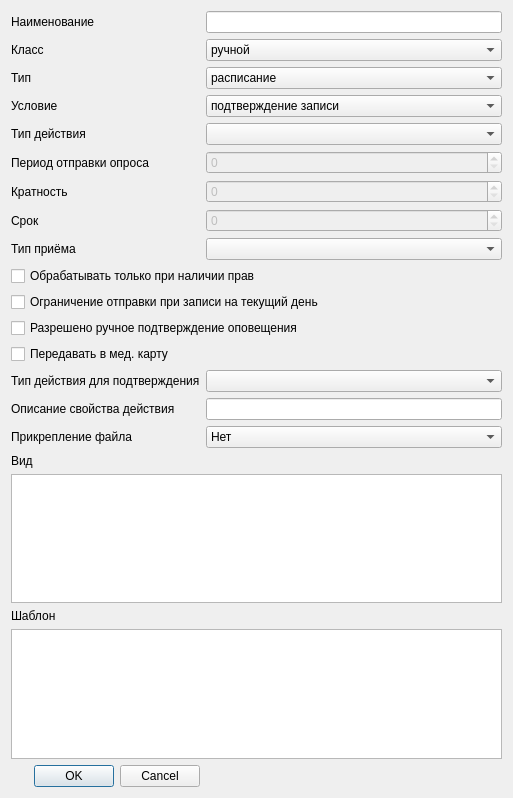
<?xml version="1.0" encoding="UTF-8"?>
<ui version="4.0">
 <class>NotificationRuleEditorDialog</class>
 <widget class="QDialog" name="NotificationRuleEditorDialog">
  <property name="geometry">
   <rect>
    <x>0</x>
    <y>0</y>
    <width>513</width>
    <height>798</height>
   </rect>
  </property>
  <property name="windowTitle">
   <string>Правило оповещения</string>
  </property>
  <property name="sizeGripEnabled">
   <bool>false</bool>
  </property>
  <layout class="QGridLayout" name="gridLayout">
   <item row="1" column="0" colspan="2">
    <widget class="QLabel" name="lblClass">
     <property name="text">
      <string>Класс</string>
     </property>
    </widget>
   </item>
   <item row="2" column="2">
    <widget class="QComboBox" name="cmbType">
     <item>
      <property name="text">
       <string>расписание</string>
      </property>
     </item>
     <item>
      <property name="text">
       <string>картотека</string>
      </property>
     </item>
     <item>
      <property name="text">
       <string>действие</string>
      </property>
     </item>
    </widget>
   </item>
   <item row="6" column="0" colspan="2">
    <widget class="QLabel" name="lblMultiplicity">
     <property name="text">
      <string>Кратность</string>
     </property>
    </widget>
   </item>
   <item row="6" column="2">
    <widget class="QSpinBox" name="edtMultiplicity">
     <property name="enabled">
      <bool>false</bool>
     </property>
    </widget>
   </item>
   <item row="4" column="2">
    <widget class="CRBComboBox" name="cmbActionType">
     <property name="whatsThis">
      <string>результат осмотра</string>
     </property>
    </widget>
   </item>
   <item row="2" column="0" colspan="2">
    <widget class="QLabel" name="lblType">
     <property name="text">
      <string>Тип</string>
     </property>
    </widget>
   </item>
   <item row="7" column="0" colspan="2">
    <widget class="QLabel" name="lblTerm">
     <property name="text">
      <string>Срок</string>
     </property>
    </widget>
   </item>
   <item row="1" column="2">
    <widget class="QComboBox" name="cmbClass">
     <item>
      <property name="text">
       <string>ручной</string>
      </property>
     </item>
     <item>
      <property name="text">
       <string>автоматический</string>
      </property>
     </item>
    </widget>
   </item>
   <item row="3" column="2">
    <widget class="QComboBox" name="cmbCondition">
     <item>
      <property name="text">
       <string>подтверждение записи</string>
      </property>
     </item>
     <item>
      <property name="text">
       <string>напоминание</string>
      </property>
     </item>
     <item>
      <property name="text">
       <string>отмена записи</string>
      </property>
     </item>
     <item>
      <property name="text">
       <string>опрос</string>
      </property>
     </item>
     <item>
      <property name="text">
       <string>отправка результата</string>
      </property>
     </item>
    </widget>
   </item>
   <item row="4" column="0" colspan="2">
    <widget class="QLabel" name="lblActionType">
     <property name="text">
      <string>Тип действия</string>
     </property>
    </widget>
   </item>
   <item row="19" column="0" colspan="2">
    <widget class="QLabel" name="lblTemplate">
     <property name="text">
      <string>Шаблон</string>
     </property>
    </widget>
   </item>
   <item row="7" column="2">
    <widget class="QSpinBox" name="edtTerm">
     <property name="enabled">
      <bool>false</bool>
     </property>
    </widget>
   </item>
   <item row="8" column="2">
    <widget class="QComboBox" name="cmbAppointmentType"/>
   </item>
   <item row="9" column="0" colspan="3">
    <widget class="QCheckBox" name="chkIsRestricted">
     <property name="text">
      <string>Обрабатывать только при наличии прав</string>
     </property>
    </widget>
   </item>
   <item row="16" column="0" colspan="2">
    <widget class="QLabel" name="lblAttachedFile">
     <property name="text">
      <string>Прикрепление файла</string>
     </property>
    </widget>
   </item>
   <item row="16" column="2">
    <widget class="QComboBox" name="cmbAttachedFile">
     <item>
      <property name="text">
       <string>Нет</string>
      </property>
     </item>
     <item>
      <property name="text">
       <string>Да</string>
      </property>
     </item>
    </widget>
   </item>
   <item row="8" column="0" colspan="2">
    <widget class="QLabel" name="lblAppointmentType">
     <property name="text">
      <string>Тип приёма</string>
     </property>
    </widget>
   </item>
   <item row="17" column="0" colspan="2">
    <widget class="QLabel" name="lblKind">
     <property name="text">
      <string>Вид</string>
     </property>
    </widget>
   </item>
   <item row="18" column="0" colspan="3">
    <widget class="CInDocTableView" name="tblNotificationKind"/>
   </item>
   <item row="20" column="0" colspan="3">
    <widget class="QTextEdit" name="edtTemplate"/>
   </item>
   <item row="21" column="0" colspan="2">
    <widget class="QDialogButtonBox" name="buttonBox">
     <property name="standardButtons">
      <set>QDialogButtonBox::Cancel|QDialogButtonBox::Ok</set>
     </property>
    </widget>
   </item>
   <item row="22" column="0" colspan="2">
    <spacer>
     <property name="orientation">
      <enum>Qt::Vertical</enum>
     </property>
     <property name="sizeHint" stdset="0">
      <size>
       <width>103</width>
       <height>16</height>
      </size>
     </property>
    </spacer>
   </item>
   <item row="0" column="2">
    <widget class="QLineEdit" name="edtName"/>
   </item>
   <item row="14" column="0" colspan="2">
    <widget class="QLabel" name="lblReceivingActionType">
     <property name="text">
      <string>Тип действия для подтверждения</string>
     </property>
    </widget>
   </item>
   <item row="0" column="0" colspan="2">
    <widget class="QLabel" name="lblName">
     <property name="text">
      <string>Наименование</string>
     </property>
    </widget>
   </item>
   <item row="3" column="0" colspan="2">
    <widget class="QLabel" name="lblCondition">
     <property name="text">
      <string>Условие</string>
     </property>
    </widget>
   </item>
   <item row="5" column="0" colspan="2">
    <widget class="QLabel" name="lblExpiration">
     <property name="text">
      <string>Период отправки опроса</string>
     </property>
    </widget>
   </item>
   <item row="5" column="2">
    <widget class="QSpinBox" name="edtExpiration">
     <property name="enabled">
      <bool>false</bool>
     </property>
    </widget>
   </item>
   <item row="10" column="0" colspan="3">
    <widget class="QCheckBox" name="chkIgnoreToday">
     <property name="text">
      <string>Ограничение отправки при записи на текущий день</string>
     </property>
    </widget>
   </item>
   <item row="11" column="0" colspan="3">
    <widget class="QCheckBox" name="chkAllowConfirm">
     <property name="text">
      <string>Разрешено ручное подтверждение оповещения</string>
     </property>
    </widget>
   </item>
   <item row="12" column="0" rowspan="2" colspan="2">
    <widget class="QCheckBox" name="chkTransferred">
     <property name="text">
      <string>Передавать в мед. карту</string>
     </property>
    </widget>
   </item>
   <item row="14" column="2">
    <widget class="CActionTypeComboBox" name="cmbReceivingActionType"/>
   </item>
   <item row="15" column="0" colspan="2">
    <widget class="QLabel" name="lblObsDescr">
     <property name="text">
      <string>Описание свойства действия</string>
     </property>
    </widget>
   </item>
   <item row="15" column="2">
    <widget class="QLineEdit" name="edtObsDescr"/>
   </item>
  </layout>
 </widget>
 <customwidgets>
  <customwidget>
   <class>CInDocTableView</class>
   <extends>QTableView</extends>
   <header>library/InDocTable.h</header>
  </customwidget>
  <customwidget>
   <class>CRBComboBox</class>
   <extends>QComboBox</extends>
   <header>library/crbcombobox.h</header>
  </customwidget>
  <customwidget>
   <class>CActionTypeComboBox</class>
   <extends>QComboBox</extends>
   <header>Events/ActionTypeComboBox.h</header>
  </customwidget>
 </customwidgets>
 <resources/>
 <connections>
  <connection>
   <sender>buttonBox</sender>
   <signal>accepted()</signal>
   <receiver>NotificationRuleEditorDialog</receiver>
   <slot>accept()</slot>
   <hints>
    <hint type="sourcelabel">
     <x>144</x>
     <y>89</y>
    </hint>
    <hint type="destinationlabel">
     <x>144</x>
     <y>52</y>
    </hint>
   </hints>
  </connection>
  <connection>
   <sender>buttonBox</sender>
   <signal>rejected()</signal>
   <receiver>NotificationRuleEditorDialog</receiver>
   <slot>reject()</slot>
   <hints>
    <hint type="sourcelabel">
     <x>144</x>
     <y>89</y>
    </hint>
    <hint type="destinationlabel">
     <x>144</x>
     <y>52</y>
    </hint>
   </hints>
  </connection>
 </connections>
</ui>
